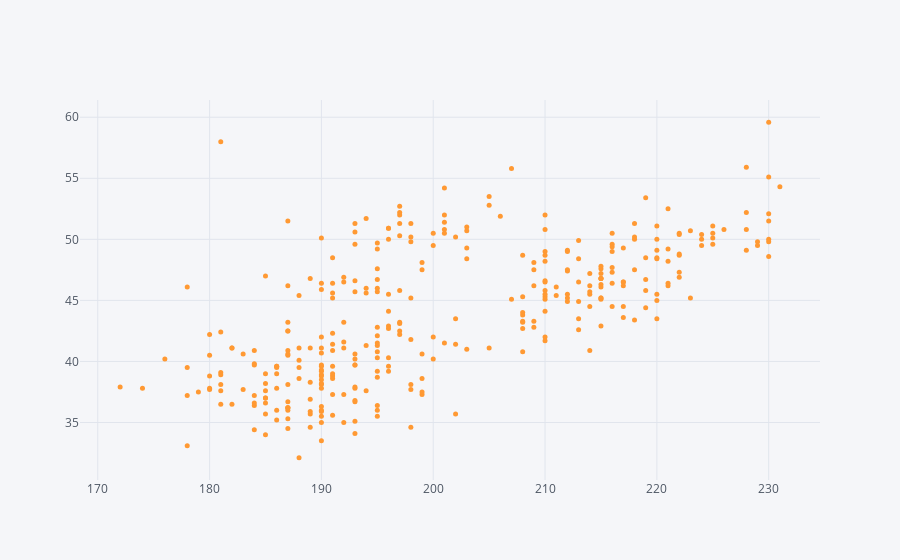

Source (notebook cell):
### Code cell
penguins.iplot(kind="scatter", x="flipper_length_mm", y="bill_length_mm", mode="markers", size=5)

### Figure 1 — Plotly figure (JSON) as saved in the notebook; plotly's stock layout.template omitted (floating-point values rounded to 4 significant figures; data arrays with more than 128 entries replaced by an {"elided": "..."} marker saying what was removed)
{"data": [{"line": {"color": "rgba(255, 153, 51, 1.0)", "dash": "solid", "shape": "linear", "width": 1.3}, "marker": {"size": 5, "symbol": "circle"}, "mode": "markers", "name": "bill_length_mm", "text": "", "type": "scatter", "x": {"elided": "344 int values"}, "y": {"elided": "344 mixed values"}}], "layout": {"legend": {"bgcolor": "#F5F6F9", "font": {"color": "#4D5663"}}, "paper_bgcolor": "#F5F6F9", "plot_bgcolor": "#F5F6F9", "title": {"font": {"color": "#4D5663"}}, "xaxis": {"gridcolor": "#E1E5ED", "showgrid": true, "tickfont": {"color": "#4D5663"}, "title": {"font": {"color": "#4D5663"}, "text": ""}, "zerolinecolor": "#E1E5ED"}, "yaxis": {"gridcolor": "#E1E5ED", "showgrid": true, "tickfont": {"color": "#4D5663"}, "title": {"font": {"color": "#4D5663"}, "text": ""}, "zerolinecolor": "#E1E5ED"}}}
